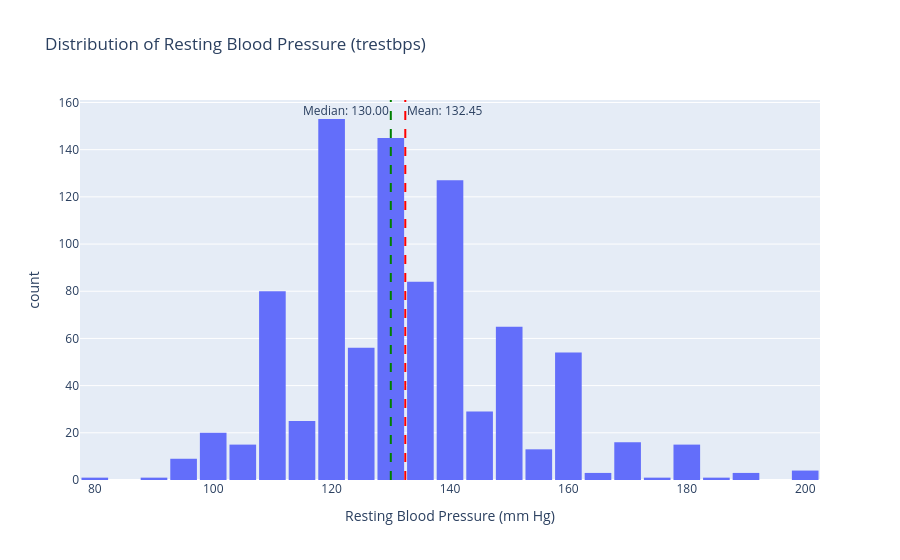

Here is the notebook cell this chart was saved with:
### Code cell
# Impact of imputation
import plotly.express as px

# Drop NAs for calculating mean/median correctly
trestbps_clean = df['trestbps'].dropna()
trestbps_mean = trestbps_clean.mean()
trestbps_median = trestbps_clean.median()

# Create the histogram with Plotly
fig = px.histogram(df, x='trestbps', title='Distribution of Resting Blood Pressure (trestbps)',
                   labels={'trestbps': 'Resting Blood Pressure (mm Hg)', 'count': 'Frequency'})

# Add mean line (red)
fig.add_vline(x=trestbps_mean, line_dash="dash", line_color="red",
              annotation_text=f"Mean: {trestbps_mean:.2f}",
              annotation_position="top right")

# Add median line (green)
fig.add_vline(x=trestbps_median, line_dash="dash", line_color="green",
              annotation_text=f"Median: {trestbps_median:.2f}",
              annotation_position="top left")

fig.update_layout(bargap=0.1)
fig.show()

### Figure 1 — Plotly figure (JSON) as saved in the notebook; plotly's stock layout.template omitted (floating-point values rounded to 4 significant figures; data arrays with more than 128 entries replaced by an {"elided": "..."} marker saying what was removed)
{"data": [{"bingroup": "x", "hovertemplate": "Resting Blood Pressure (mm Hg)=%{x}<br>count=%{y}<extra></extra>", "legendgroup": "", "marker": {"color": "#636efa", "pattern": {"shape": ""}}, "name": "", "orientation": "v", "showlegend": false, "type": "histogram", "x": {"elided": "920 float values"}, "xaxis": "x", "yaxis": "y"}], "layout": {"annotations": [{"showarrow": false, "text": "Mean: 132.45", "x": 132.4, "xanchor": "left", "xref": "x", "y": 1, "yanchor": "top", "yref": "y domain"}, {"showarrow": false, "text": "Median: 130.00", "x": 130, "xanchor": "right", "xref": "x", "y": 1, "yanchor": "top", "yref": "y domain"}], "bargap": 0.1, "barmode": "relative", "legend": {"tracegroupgap": 0}, "shapes": [{"line": {"color": "red", "dash": "dash"}, "type": "line", "x0": 132.4, "x1": 132.4, "xref": "x", "y0": 0, "y1": 1, "yref": "y domain"}, {"line": {"color": "green", "dash": "dash"}, "type": "line", "x0": 130, "x1": 130, "xref": "x", "y0": 0, "y1": 1, "yref": "y domain"}], "title": {"text": "Distribution of Resting Blood Pressure (trestbps)"}, "xaxis": {"anchor": "y", "domain": [0, 1], "title": {"text": "Resting Blood Pressure (mm Hg)"}}, "yaxis": {"anchor": "x", "domain": [0, 1], "title": {"text": "count"}}}}
